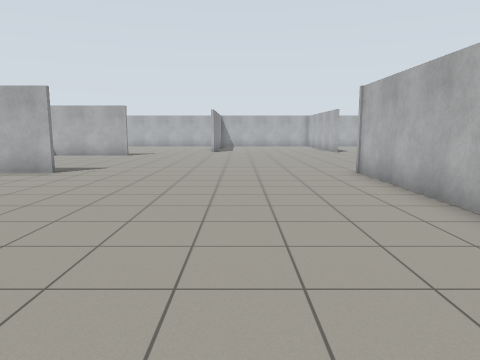
view 1 (above)

21 first-person views from a walk through a Gazebo world. The camera is 1.2 m above the floor, tilts 8° down and sees 70° across. The floor is counted in squares, 1 m on a side. Each view is taken from the middle of a square. On the plan, view 1 faces up. The plan holds only what a view shows up to about 14 squares ahead; the rest is blank.

view 2
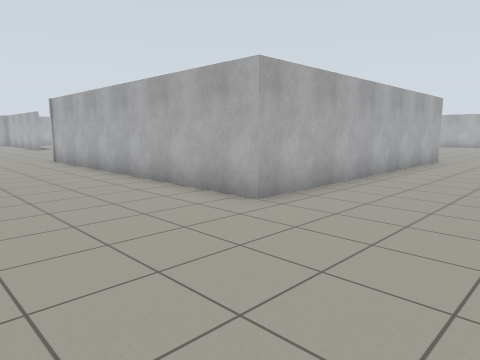

view 3
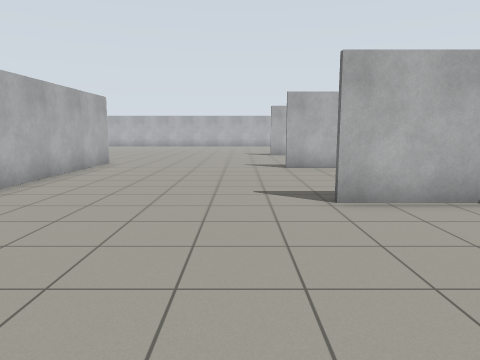

view 4
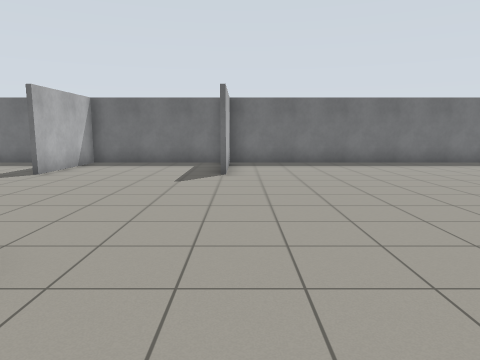

view 5
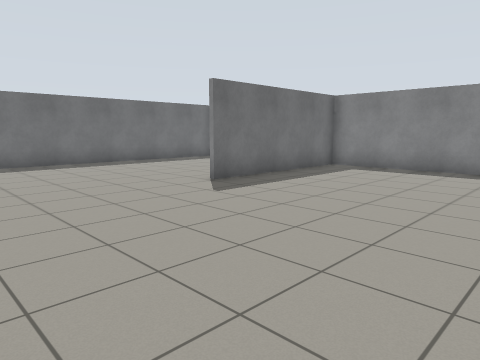

view 6
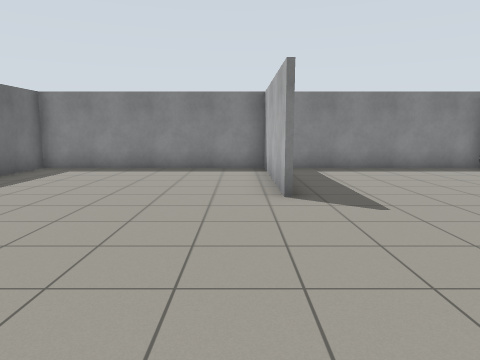

view 7
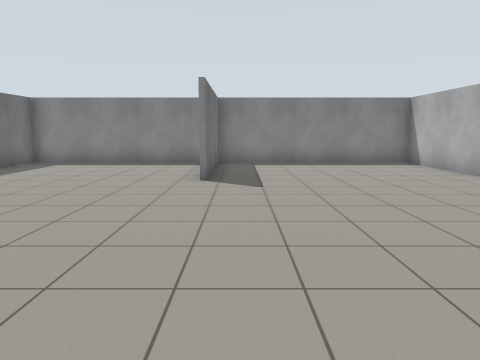

view 8
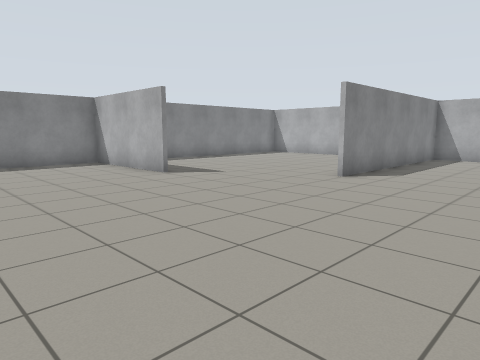

view 9
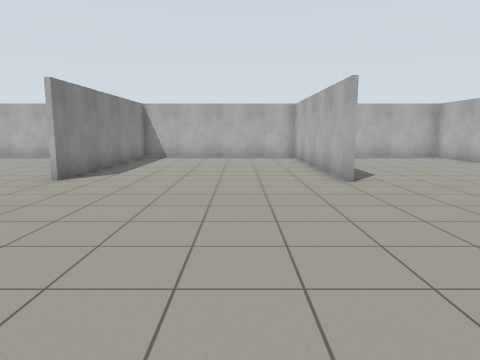

view 10
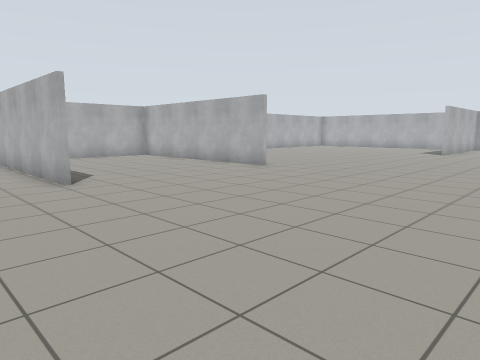

view 11
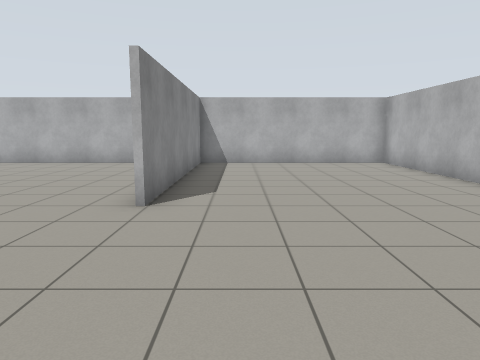

view 12
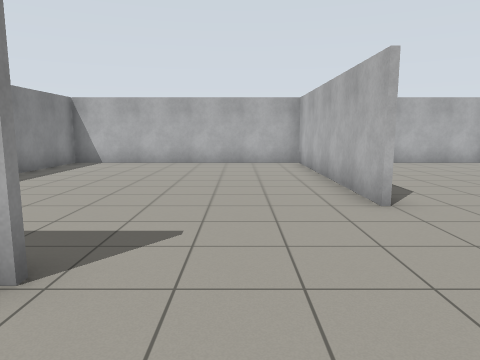

view 13
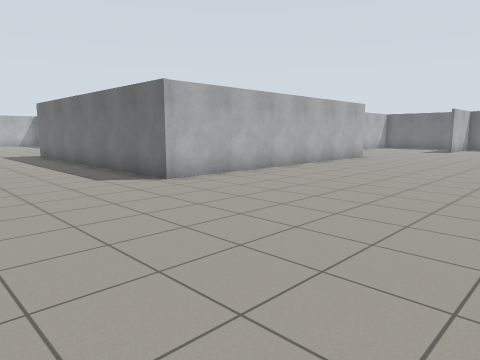

view 14
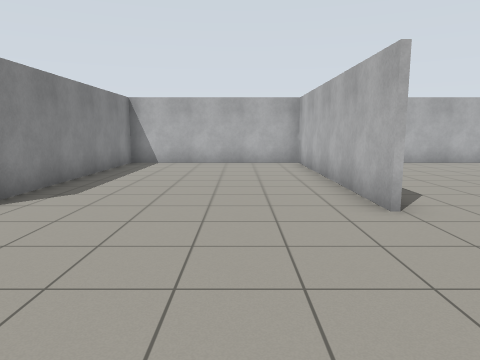

view 15
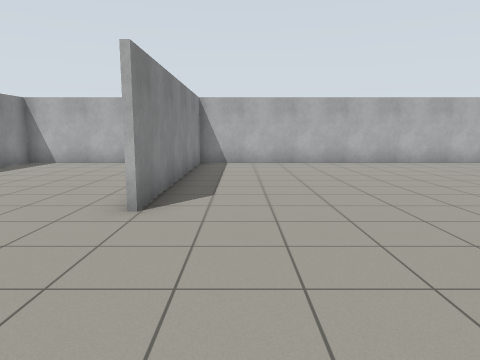

view 16
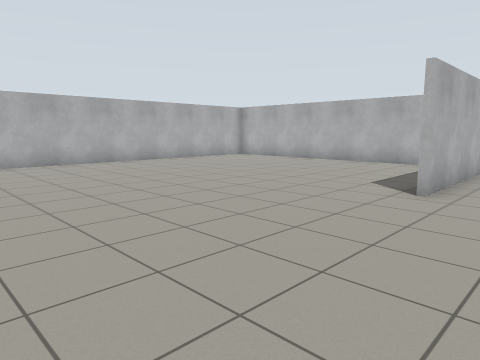

view 17
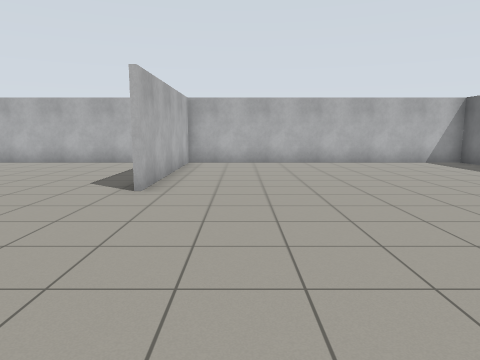

view 18
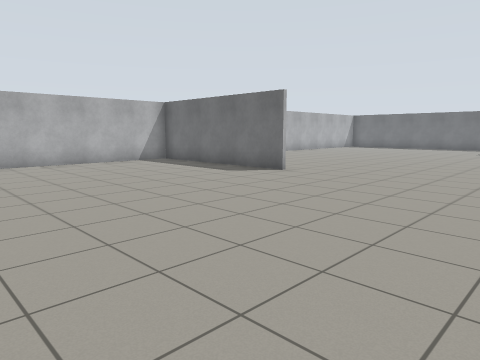

view 19
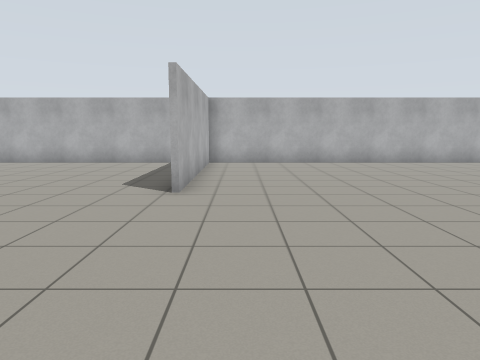

view 20
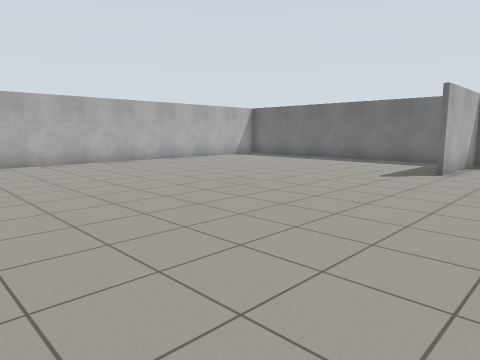

view 21
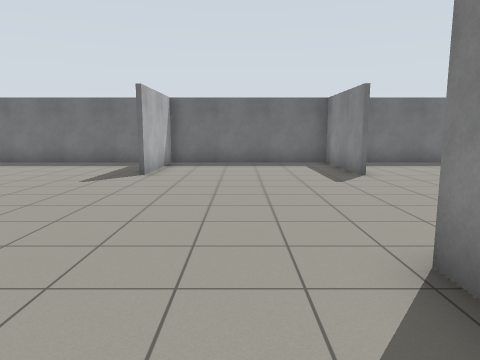

### Floor plan
Points are (right, up) in squares from view 1. A wall is a line through its corners. A room is listed if a view was taken in it or the views show most of it. See-through windows are left out.
Room 1 (views 1, 2, 3, 4, 5, 6, 7, 8, 9, 10, 11, 12, 13, 14, 15, 16, 17, 18, 19, 20, 21)
walls: (12.3, 20) (12.3, 28.4); (5.6, 20.1) (5.6, 28.4) (-10.4, 28.4) (-10.4, 24.9); (14.3, -0.2) (14.3, -0.9) (3.5, -0.9) (3.5, 10.2) (11.2, 10.2); (22.6, 6.3) (29.5, 6.3); (-1.7, 20.4) (-1.7, 28.4); (-5.4, 10) (-7.1, 10); (-5.8, 17.6) (-10.4, 17.6) (-10.4, -4.6) (-4.6, -4.6); (-5.3, 2.8) (-10.5, 2.8); (12.4, 28.4) (12.4, 20); (12.6, -7.5) (12.6, -11.5); (29.2, 6.2) (22.6, 6.2); (12.5, -9.2) (12.5, -7.5); (-10.5, 10.2) (-5.5, 10.2); (-1.5, 28.4) (-1.5, 20.4); (29.4, 19.1) (29.4, 24.4); (23.4, 28.4) (5.8, 28.4) (5.8, 20.9); (-10.5, 3) (-8.4, 3); (8, -11.4) (18.7, -11.4) (18.7, -7.5); (1.4, -10.9) (1.4, -7.8); (1.7, -11.4) (6.7, -11.4) (6.7, -7.6); (19.7, -11.4) (25.4, -11.4); (29.4, -4.4) (29.4, 17) (22.9, 17); (-8.4, -11.4) (1.4, -11.4)

Positions as (right, up) in squares from view 1, and headings:
1: (0, 0), facing up
2: (-1, -5), facing up-right
3: (1, -6), facing right
4: (1, 2), facing down
5: (1, 2), facing down-left
6: (1, 2), facing left
7: (3, 11), facing left
8: (3, 12), facing up-left
9: (3, 12), facing up
10: (3, 12), facing up-right
11: (0, 15), facing up
12: (-4, 15), facing up
13: (-4, 15), facing down-right
14: (10, 15), facing up
15: (14, 15), facing up
16: (16, 15), facing up-right
17: (16, 15), facing right
18: (16, 15), facing down-right
19: (16, 5), facing right
20: (16, 3), facing down-right
21: (16, 2), facing down
